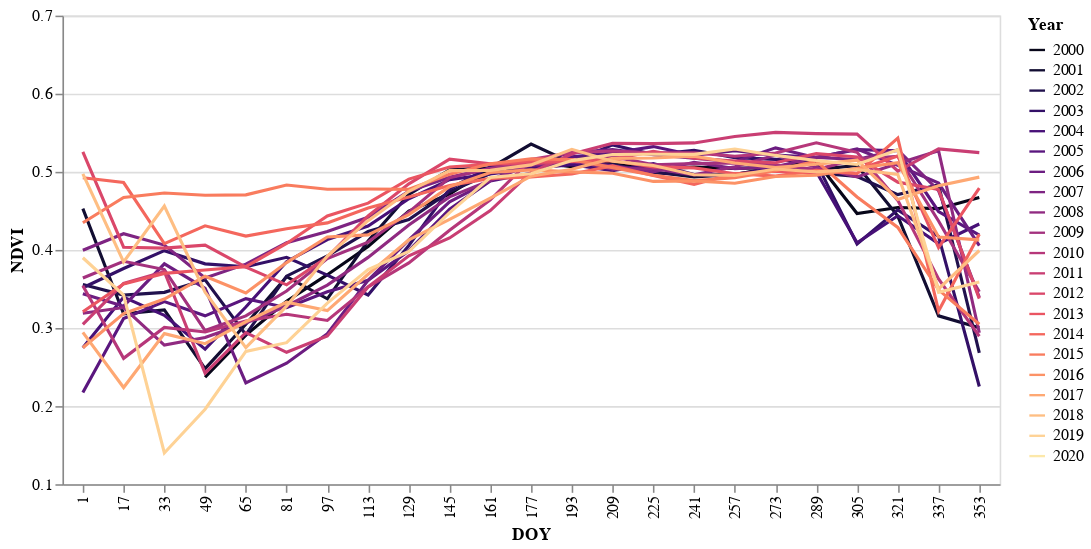

Notebook cell for this chart:
### Markdown cell above
Make day-of-year (DOY) line chart where each line represents a year of observations. This chart makes it possible to compare the same observation date among years. Use it to compare NDVI values for years during the drought and not.

Day-of-year is represented on the x-axis and NDVI on the y-axis. Each line represents a year and is distinguished by color. Note that this plot includes a tooltip and has been made interactive so that the y-axis can be zoomed and panned.

### Code cell
# Chart NDVI time series as an Altair line chart.
alt.Chart(ndvi_df).mark_line().encode(
  alt.X('DOY:O'),
  alt.Y('NDVI:Q', scale=alt.Scale(domain=(0.1, 0.7))),
  alt.Color('Year:O', scale=alt.Scale(scheme="magma")),
  tooltip=[
    alt.Tooltip('Year:O', title='Year'),  
    alt.Tooltip('DOY:O', title='DOY'),
    alt.Tooltip('NDVI:Q', title='NDVI')
  ]
).interactive().properties(width=600, height=300)

### Figure 1 — Vega-Lite specification as saved in the notebook (floating-point values rounded to 4 significant figures; data arrays with more than 128 entries replaced by an {"elided": "..."} marker saying what was removed)
{"config": {"view": {"continuousWidth": 400, "continuousHeight": 300}}, "data": {"name": "data-a9d44f705c0fd9a9abf7a7677a046a55"}, "mark": "line", "encoding": {"color": {"type": "ordinal", "field": "Year", "scale": {"scheme": "magma"}}, "tooltip": [{"type": "ordinal", "field": "Year", "title": "Year"}, {"type": "ordinal", "field": "DOY", "title": "DOY"}, {"type": "quantitative", "field": "NDVI", "title": "NDVI"}], "x": {"type": "ordinal", "field": "DOY"}, "y": {"type": "quantitative", "field": "NDVI", "scale": {"domain": [0.1, 0.7]}}}, "height": 300, "selection": {"selector001": {"type": "interval", "bind": "scales", "encodings": ["x", "y"]}}, "width": 600, "$schema": "https://vega.github.io/schema/vega-lite/v4.0.0.json", "datasets": {"data-a9d44f705c0fd9a9abf7a7677a046a55": {"elided": "458 records"}}}
